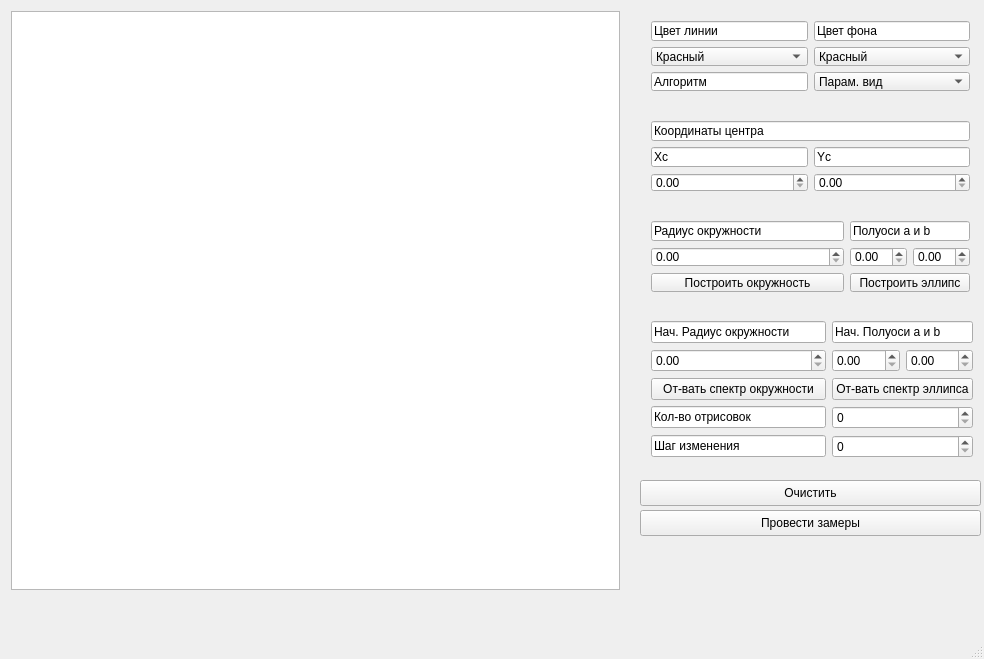
<?xml version="1.0" encoding="UTF-8"?>
<ui version="4.0">
 <class>MainWindow</class>
 <widget class="QMainWindow" name="MainWindow">
  <property name="geometry">
   <rect>
    <x>0</x>
    <y>0</y>
    <width>984</width>
    <height>659</height>
   </rect>
  </property>
  <property name="windowTitle">
   <string>MainWindow</string>
  </property>
  <widget class="QWidget" name="centralwidget">
   <widget class="QWidget" name="horizontalLayoutWidget">
    <property name="geometry">
     <rect>
      <x>0</x>
      <y>0</y>
      <width>631</width>
      <height>601</height>
     </rect>
    </property>
    <layout class="QHBoxLayout" name="chartLayout">
     <item>
      <widget class="QGraphicsView" name="graphicsView"/>
     </item>
    </layout>
   </widget>
   <widget class="QWidget" name="gridLayoutWidget_2">
    <property name="geometry">
     <rect>
      <x>640</x>
      <y>10</y>
      <width>341</width>
      <height>92</height>
     </rect>
    </property>
    <layout class="QGridLayout" name="gridLayout_2">
     <item row="0" column="1">
      <widget class="QLineEdit" name="lineEdit_7">
       <property name="text">
        <string>Цвет фона</string>
       </property>
      </widget>
     </item>
     <item row="1" column="0">
      <widget class="QComboBox" name="comboBoxClr">
       <item>
        <property name="text">
         <string>Красный</string>
        </property>
       </item>
       <item>
        <property name="text">
         <string>Зеленый</string>
        </property>
       </item>
       <item>
        <property name="text">
         <string>Синий</string>
        </property>
       </item>
       <item>
        <property name="text">
         <string>Черный</string>
        </property>
       </item>
       <item>
        <property name="text">
         <string>Белый</string>
        </property>
       </item>
      </widget>
     </item>
     <item row="0" column="0">
      <widget class="QLineEdit" name="lineEdit_6">
       <property name="text">
        <string>Цвет линии</string>
       </property>
      </widget>
     </item>
     <item row="1" column="1">
      <widget class="QComboBox" name="comboBoxFon">
       <item>
        <property name="text">
         <string>Красный</string>
        </property>
       </item>
       <item>
        <property name="text">
         <string>Зеленый</string>
        </property>
       </item>
       <item>
        <property name="text">
         <string>Синий</string>
        </property>
       </item>
       <item>
        <property name="text">
         <string>Черный</string>
        </property>
       </item>
       <item>
        <property name="text">
         <string>Белый</string>
        </property>
       </item>
      </widget>
     </item>
     <item row="2" column="0">
      <widget class="QLineEdit" name="lineEditAlg_2">
       <property name="text">
        <string>Алгоритм</string>
       </property>
      </widget>
     </item>
     <item row="2" column="1">
      <widget class="QComboBox" name="comboBoxAlgos">
       <item>
        <property name="text">
         <string>Парам. вид</string>
        </property>
       </item>
       <item>
        <property name="text">
         <string>Канон. вид</string>
        </property>
       </item>
       <item>
        <property name="text">
         <string>Брезенхем</string>
        </property>
       </item>
       <item>
        <property name="text">
         <string>Средняя точка</string>
        </property>
       </item>
       <item>
        <property name="text">
         <string>Библ. функция</string>
        </property>
       </item>
      </widget>
     </item>
    </layout>
   </widget>
   <widget class="QPushButton" name="pushButtonClrear">
    <property name="geometry">
     <rect>
      <x>640</x>
      <y>480</y>
      <width>341</width>
      <height>26</height>
     </rect>
    </property>
    <property name="text">
     <string>Очистить</string>
    </property>
   </widget>
   <widget class="QPushButton" name="pushButtonGraphs">
    <property name="geometry">
     <rect>
      <x>640</x>
      <y>510</y>
      <width>341</width>
      <height>26</height>
     </rect>
    </property>
    <property name="text">
     <string>Провести замеры</string>
    </property>
   </widget>
   <widget class="QWidget" name="gridLayoutWidget">
    <property name="geometry">
     <rect>
      <x>640</x>
      <y>210</y>
      <width>341</width>
      <height>93</height>
     </rect>
    </property>
    <layout class="QGridLayout" name="gridLayout">
     <item row="0" column="0">
      <widget class="QLineEdit" name="lineEdit">
       <property name="text">
        <string>Радиус окружности</string>
       </property>
      </widget>
     </item>
     <item row="1" column="0">
      <widget class="QDoubleSpinBox" name="doubleSpinBoxR"/>
     </item>
     <item row="1" column="2">
      <widget class="QDoubleSpinBox" name="doubleSpinBoxB"/>
     </item>
     <item row="0" column="1" colspan="2">
      <widget class="QLineEdit" name="lineEdit_2">
       <property name="text">
        <string>Полуоси а и b</string>
       </property>
      </widget>
     </item>
     <item row="1" column="1">
      <widget class="QDoubleSpinBox" name="doubleSpinBoxA"/>
     </item>
     <item row="2" column="0">
      <widget class="QPushButton" name="pushButtonCircle">
       <property name="text">
        <string>Построить окружность</string>
       </property>
      </widget>
     </item>
     <item row="2" column="1" colspan="2">
      <widget class="QPushButton" name="pushButtonEllipse">
       <property name="text">
        <string>Построить эллипс</string>
       </property>
      </widget>
     </item>
    </layout>
   </widget>
   <widget class="QWidget" name="gridLayoutWidget_3">
    <property name="geometry">
     <rect>
      <x>640</x>
      <y>110</y>
      <width>341</width>
      <height>93</height>
     </rect>
    </property>
    <layout class="QGridLayout" name="gridLayout_3">
     <item row="0" column="0" colspan="2">
      <widget class="QLineEdit" name="lineEdit_3">
       <property name="text">
        <string>Координаты центра</string>
       </property>
      </widget>
     </item>
     <item row="1" column="1">
      <widget class="QLineEdit" name="lineEdit_5">
       <property name="text">
        <string>Yc</string>
       </property>
      </widget>
     </item>
     <item row="1" column="0">
      <widget class="QLineEdit" name="lineEdit_4">
       <property name="text">
        <string>Xc</string>
       </property>
      </widget>
     </item>
     <item row="2" column="0">
      <widget class="QDoubleSpinBox" name="doubleSpinBoxXc"/>
     </item>
     <item row="2" column="1">
      <widget class="QDoubleSpinBox" name="doubleSpinBoxYc"/>
     </item>
    </layout>
   </widget>
   <widget class="QWidget" name="gridLayoutWidget_4">
    <property name="geometry">
     <rect>
      <x>640</x>
      <y>310</y>
      <width>344</width>
      <height>159</height>
     </rect>
    </property>
    <layout class="QGridLayout" name="gridLayout_4">
     <item row="0" column="0">
      <widget class="QLineEdit" name="lineEdit_8">
       <property name="text">
        <string>Нач. Радиус окружности</string>
       </property>
      </widget>
     </item>
     <item row="1" column="1">
      <widget class="QDoubleSpinBox" name="doubleSpinBoxAStart"/>
     </item>
     <item row="1" column="0">
      <widget class="QDoubleSpinBox" name="doubleSpinBoxRStart"/>
     </item>
     <item row="4" column="0">
      <widget class="QLineEdit" name="lineEdit_10">
       <property name="text">
        <string>Шаг изменения</string>
       </property>
      </widget>
     </item>
     <item row="4" column="1" colspan="2">
      <widget class="QSpinBox" name="spinBoxStepSpec"/>
     </item>
     <item row="2" column="0">
      <widget class="QPushButton" name="pushButtonCircleSpec">
       <property name="text">
        <string>От-вать спектр окружности</string>
       </property>
      </widget>
     </item>
     <item row="0" column="1" colspan="2">
      <widget class="QLineEdit" name="lineEdit_9">
       <property name="text">
        <string>Нач. Полуоси а и b</string>
       </property>
      </widget>
     </item>
     <item row="1" column="2">
      <widget class="QDoubleSpinBox" name="doubleSpinBoxBStart"/>
     </item>
     <item row="2" column="1" colspan="2">
      <widget class="QPushButton" name="pushButtonEllipseSpec">
       <property name="text">
        <string>От-вать спектр эллипса</string>
       </property>
      </widget>
     </item>
     <item row="3" column="0">
      <widget class="QLineEdit" name="lineEdit_11">
       <property name="text">
        <string>Кол-во отрисовок</string>
       </property>
      </widget>
     </item>
     <item row="3" column="1" colspan="2">
      <widget class="QSpinBox" name="spinBoxNumsSpec"/>
     </item>
    </layout>
   </widget>
  </widget>
  <widget class="QMenuBar" name="menubar">
   <property name="geometry">
    <rect>
     <x>0</x>
     <y>0</y>
     <width>984</width>
     <height>23</height>
    </rect>
   </property>
  </widget>
  <widget class="QStatusBar" name="statusbar"/>
 </widget>
 <layoutdefault spacing="6" margin="11"/>
 <resources/>
 <connections/>
</ui>
